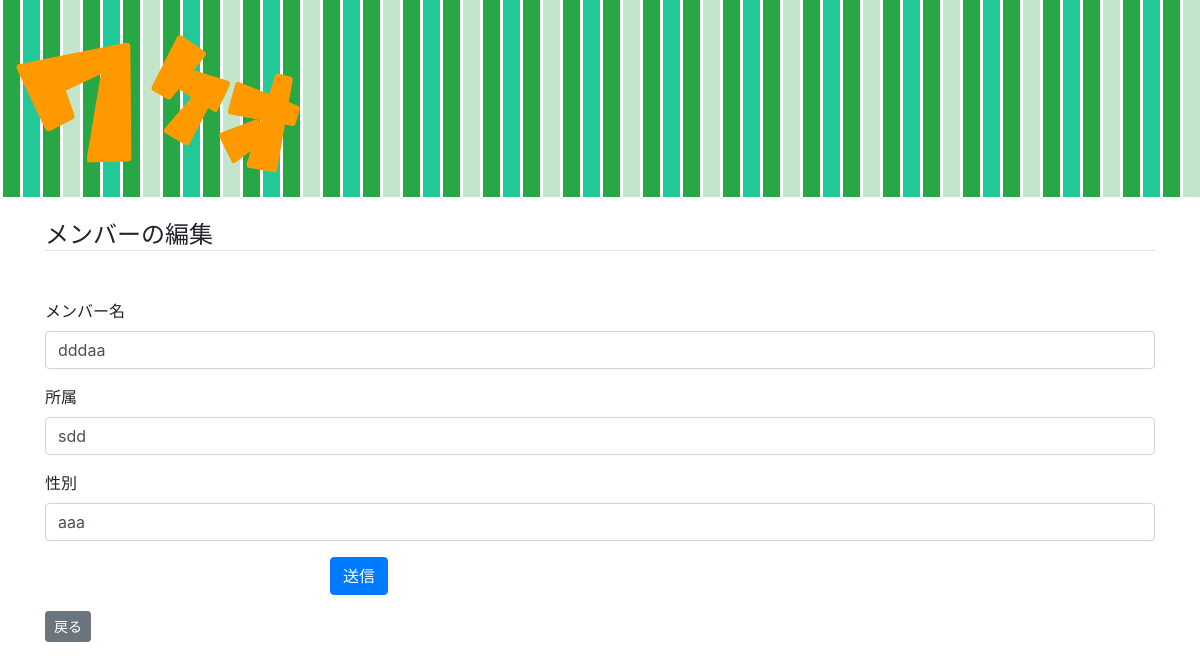
The page /cms/member/mod/3/ on the database its author committed.
### cms/models.py (models this page shows, shortened)
class Member(models.Model):
    name = models.CharField('メンバー名', max_length=255)
    div = models.CharField('所属', max_length=255, blank=True)
    sex = models.CharField('性別', max_length=255, blank=True)
    team = models.IntegerField('チーム', blank=True, default=0)
    serialcd = models.CharField('シリアルコード', max_length=255, blank=True)

### cms/views.py (the view)
# urls.py: path('member/mod/<int:member_id>/', views.member_edit, name='member_mod'),
def member_edit(request, member_id=None):
    if member_id:
        member = get_object_or_404(Member, pk=member_id)
    else:
        member = Member()
    serialCd = request.GET.get("S")
    if request.method == 'POST':
        form = MemberForm(request.POST, instance=member)
        if form.is_valid():
            member = form.save(commit=False)
            member.serialcd = serialCd
            response = redirect('cms:member_list')
            response['location'] += '?S=' + serialCd
            member.save()
            return response
    else:
        form = MemberForm(instance=member)
    return render(request, 'cms/member_edit.html', dict(form=form, member_id=member_id, S=serialCd))

### cms/forms.py
class MemberForm(ModelForm):
    class Meta:
        model = Member
        fields = ('name', 'div', 'sex',)

### cms/templates/cms/member_edit.html (shortened to what this page needs)
{% extends "cms/base.html" %}
{% load bootstrap4 %}
{% block content %}
    <h4 class="mt-4 mb-5 border-bottom">メンバーの編集</h4>
    {% if member_id %}
    <form action="{% url 'cms:member_mod' member_id=member_id %}?S={{ S }}" method="post">
    {% else %}
    <form action="{% url 'cms:member_add'%}?S={{ S }}" method="post">
    {% endif %}
        {% bootstrap_form form layout='horizontal' %}
        <div class="form-group row">
            <div class="offset-md-3 col-md-9">
                <button type="submit" class="btn btn-primary">送信</button>
            </div>
        </div>
    </form>
    <a href="{% url 'cms:member_list' %}?S={{ S }}" class="btn btn-secondary btn-sm">戻る</a>
{% endblock content %}

### rows shown on the page
Member: name "dddaa", div "sdd", sex "aaa"
